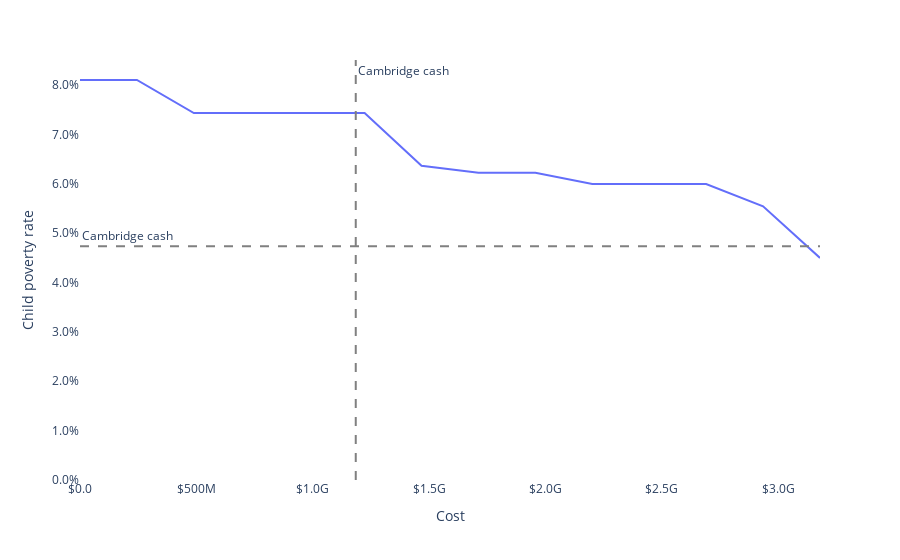

Notebook cell for this chart:
### Code cell
LABELS = dict(
    monthly_child_allowance="Monthly child allowance",
    cost="Cost",
    poverty="Poverty rate",
    child_poverty="Child poverty rate",
    deep_poverty="Deep poverty rate",
    deep_child_poverty="Deep child poverty rate",
)
# ca_df["cost_b"] = ca_df["cost"] / 1e9
# ca_df["hover"] = ca_df.apply(lambda x: "A ${:,.0f}".format(x.index.str()))
ca_df["child_allowance_print"] = ca_df.apply(
    lambda x: "${:,.0f} monthly child allowance".format(x.monthly_child_allowance),
    axis=1,
)
fig = px.line(
    ca_df,
    x="cost",
    y="child_poverty",
    hover_name="child_allowance_print",
    hover_data=dict(poverty=":.1%", deep_poverty=":.1%", deep_child_poverty=":.1%"),
    labels=LABELS,
)
fig.add_vline(
    budget, line_color="gray", line_dash="dash", annotation_text="Cambridge cash"
)
fig.add_hline(
    poverty_impact.loc["Cambridge cash"].child_poverty,
    line_color="gray",
    line_dash="dash",
    annotation_text="Cambridge cash",
    annotation_position="top left",
)
fig.update_layout(
    plot_bgcolor="white",
    xaxis_tickformat="$.2s",
    yaxis_tickformat=".1%",
    yaxis_range=[0, ca_df.child_poverty.max() * 1.05],
)
fig.show()
fig.write_html("output/child-allowance.html")

### Figure 1 — Plotly figure (JSON) as saved in the notebook; plotly's stock layout.template omitted (floating-point values rounded to 4 significant figures)
{"data": [{"customdata": [[0.08095, 0.02311, 0.01216], [0.08095, 0.02104, 0.004425], [0.07886, 0.02104, 0.004425], [0.07886, 0.01933, 0], [0.07886, 0.01933, 0], [0.07886, 0.01933, 0], [0.07516, 0.01933, 0], [0.07444, 0.01933, 0], [0.07444, 0.01933, 0], [0.07353, 0.01933, 0], [0.07353, 0.01933, 0], [0.07353, 0.01933, 0], [0.07159, 0.01933, 0], [0.06836, 0.01933, 0]], "hovertemplate": "<b>%{hovertext}</b><br><br>Cost=%{x}<br>Child poverty rate=%{y}<br>Poverty rate=%{customdata[0]:.1%}<br>Deep poverty rate=%{customdata[1]:.1%}<br>Deep child poverty rate=%{customdata[2]:.1%}<extra></extra>", "hovertext": ["$0 monthly child allowance", "$15 monthly child allowance", "$30 monthly child allowance", "$45 monthly child allowance", "$60 monthly child allowance", "$75 monthly child allowance", "$90 monthly child allowance", "$105 monthly child allowance", "$120 monthly child allowance", "$135 monthly child allowance", "$150 monthly child allowance", "$165 monthly child allowance", "$180 monthly child allowance", "$195 monthly child allowance"], "legendgroup": "", "line": {"color": "#636efa", "dash": "solid"}, "marker": {"symbol": "circle"}, "mode": "lines", "name": "", "orientation": "v", "showlegend": false, "type": "scatter", "x": [0, 244700000.0, 489300000.0, 734000000.0, 978600000.0, 1223000000.0, 1468000000.0, 1713000000.0, 1957000000.0, 2202000000.0, 2447000000.0, 2691000000.0, 2936000000.0, 3180000000.0], "xaxis": "x", "y": [0.08102, 0.08102, 0.07434, 0.07434, 0.07434, 0.07434, 0.06365, 0.06225, 0.06225, 0.05996, 0.05996, 0.05996, 0.05544, 0.04499], "yaxis": "y"}], "layout": {"annotations": [{"showarrow": false, "text": "Cambridge cash", "x": 1185000000.0, "xanchor": "left", "xref": "x", "y": 1, "yanchor": "top", "yref": "y domain"}, {"showarrow": false, "text": "Cambridge cash", "x": 0, "xanchor": "left", "xref": "x domain", "y": 0.04735, "yanchor": "bottom", "yref": "y"}], "legend": {"tracegroupgap": 0}, "margin": {"t": 60}, "plot_bgcolor": "white", "shapes": [{"line": {"color": "gray", "dash": "dash"}, "type": "line", "x0": 1185000000.0, "x1": 1185000000.0, "xref": "x", "y0": 0, "y1": 1, "yref": "y domain"}, {"line": {"color": "gray", "dash": "dash"}, "type": "line", "x0": 0, "x1": 1, "xref": "x domain", "y0": 0.04735, "y1": 0.04735, "yref": "y"}], "xaxis": {"anchor": "y", "domain": [0, 1], "tickformat": "$.2s", "title": {"text": "Cost"}}, "yaxis": {"anchor": "x", "domain": [0, 1], "range": [0, 0.08508], "tickformat": ".1%", "title": {"text": "Child poverty rate"}}}}
